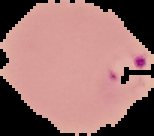
#> input picture cell_images/train/parasitized/C100P61ThinF_IMG_20150918_145938_cell_167.png, 154 x 136 px, found by its file name; its folder holds only this picture in this run
$ jupyter execute --allow-errors Malaria_Detection_Full_Code_FinalSubmission.ipynb
#> lines starting #> are read from the running program, lines starting #| are printed output that depends on the picture
# **Malaria Detection**

# Executive summary
*What are the most important findings from the analysis done in Milestone - Provide the final proposed model specifications*

###Proposed model:
The proposed convolution neural network model takes the blood smear images and accurately classify them into parasitized, or unifected. This solution will make malaria detection efficient, accurate and scalable.

###Model performance:
This model has high accuracy (98% train/validation/test accuracy). Also, the model only misclassified 8 malaria cases, and accurately predicted the rest of the positive cases, driving a recall of 0.99. The model has generalized well to the variances in the training data, since the training and validation accuracies have converged to 98%. Finally, there are 4 convolution layers and 557K parameters to train, which the model was able to learn in 8 epochs.

###Model specifications:
- The proposed model has 4 layers of convolution because with more layers, the model can learn beyond edge detection, such as detecting parts, objects  and scenes, which are important because a parasitized image can have varying degree of information, such as what species of parasite is present, what is the life cycle stage of the infection, and what changes have occurred to RBC’s shape, size and structure.

- LeakyRelu activation function with a negative slope of 0.1 allows some negative info to flow through the model, i.e. it doesn't make the neuron dead (like in ReLU), and so it can learn complex relationships in the data.

- Maxpooling capture the dominant features in the image, such as edges.

- Batch normalization helped the model to learn fast, while drop out of 50% helped in reducing overfitting.

# Problem and Solution Summary
*Summary of the problem - Explain the reason for the proposed solution design - How it would affect the problem/business?*

###Problem summary:
Malaria is a global health concern even today. In 2019, there were 229 M cases and 400K deaths from Malaria. Kids under 5 are particularly more vulnerable and made up 67% of death. Detecting malaria is done by microscopic analysis of the blood smear image, which is a time consuming, tedious and more importantly highly dependent on the skill and expertise of the lab technician analyzing the images on the microscope. However, if we are able to detect malaria early, it will significantly improve the morbidity and mortality rates.

###Solution summary:
My recommendation is to develop a Convolution Neural Network model that will take the blood smear images and accurately classify if it as parasitized (infected by malaria), or unifected (healthy). This will make malaria detection efficient, accurate and scalable.

#Recommendations for implementation
*What are some key recommendations to implement the solutions? - What are the key actionables for stakeholders? What is the expected benefit and/or costs? - What are the key risks and challenges? - What further analysis needs to be done or what other associated problems need to be solved?*

###Implementation -

 Depending on how the model is deployed – either on cell phone or the web, the model will need to be converted to Tensoflow lite for cell phone app, or ONNX for web, followed by building an API and then integrating it in the desired environment

###Risk and challenges -

  - Training a CNN is extremely expensive and requires dedicated computation power in terms of GPUs.

  - Model drift - Malaria parasite is ever evolving and so is the lab practices, which would impact the quality of the blood smear images. So, the model needs to be maintained and updated to avoid model drift. However, getting new data can be very expensive

  - Finally accessibility – If we can get this technology deployed where healthcare professionals are constrained, it will significantly benefit the public at large

###Further analyis -

   - Recommend training the models with much larger dataset that captures diversity in geographic regions, patient demographics, malaria species,there by improving generalization and reducing bias. It will also help in choosing a better model, since the performance metrices of many of the models developed below are very comparable.
   - Also, since CNN models are extremely difficult to interpret, I would recommend that we extract what features are being learned by the neurons, and how they influence the classification. Gaining visibility to these details will enhance trust and adoption of the technology

##<b>Problem Definition</b>
**The context:** Why is this problem important to solve?<br>

**The objectives:** What is the intended goal?<br>

**The key questions:** What are the key questions that need to be answered?<br>

**The problem formulation:** What is it that we are trying to solve using data science?

## <b>Data Description </b>

There are a total of 24,958 train and 2,600 test images (colored) that we have taken from microscopic images. These images are of the following categories:<br>

**Parasitized:** The parasitized cells contain the Plasmodium parasite which causes malaria<br>
**Uninfected:** The uninfected cells are free of the Plasmodium parasites<br>

##<b>Summary</b>
>*Malaria is a global health conern with over 50% of world's population being at risk of infection. Children under 5yrs of age are the most vulnerable as they made up 67% of all malaria death worldwide in 2019. Fortunately, early detection can dramatically improve the positive outcome.*

>*Having said that, traditional diagnosis methods are tedious, time consuming, and more importantly the accuracy is highly dependant on the lab technician's expertise*

>*The key objective of this project is to develop an convoluded neural network (CNN) model that will take the image of a RBC (Red Blood Cell), analyze it, and accurately classify between infected (aka parasitized) and uninfected cells. This will immensely improve early detection of malaria, and could be the key to saving millions of lives.*

>*A series of CNN models were constructed, hyperparameters were optimized, models were trained and tested in order to develop the most accurate model.*

>*These models were trained on 25K images of parasitized and uninfected cells, and tested  on 2.6K images of parasitized and uninfected cells.*

>*Data augmentation (such as RGB to HSV conversion, Gaussian Blurring, etc.) and pre-training were done so that the model learned the right features.*

 >*The CNN models were compared on training, validation and test accuracy, F1, precision and recall scores, and the models with the highest overall score was selected. This model can classify the images into parasitized and uninfected at 99% accuracy.*

###<b> Mount the Drive

[cell 1]
from google.colab import drive
drive.mount('/content/drive')

### <b>Loading libraries</b>

[cell 2]
import numpy as np
import pandas as pd
import matplotlib.pyplot as plt
import os
import zipfile

# For Data Visualization
import cv2
import seaborn as sns

### <b>Let us load the data</b>

**Note:**
- You must download the dataset from the link provided on Olympus and upload the same to your Google Drive. Then unzip the folder.

[cell 3]
# Storing the path of the data file from the Google drive
path = '/content/drive/MyDrive/DSML/CapstoneProject/MalariaDetection/cell_images.zip'

# The data is provided as a zip file so we need to extract the files from the zip file
#> (the rest of this cell did not finish here and is left out)

The extracted folder has different folders for train and test data will contain the different sizes of images for parasitized and uninfected cells within the respective folder name.

The size of all images must be the same and should be converted to 4D arrays so that they can be used as an input for the convolutional neural network. Also, we need to create the labels for both types of images to be able to train and test the model.

Let's do the same for the training data first and then we will use the same code for the test data as well.

[cell 4]
#store the training path in a variable named DATADIR_train, and store the unique categories/labels in a list

DATADIR_train = "/content/cell_images/train"
CATEGORIES = ["parasitized", "uninfected"]
IMG_SIZE = 64

[cell 5]
#extract the training images from the directory into the training data list
training_data = []

#sort all the training images
def create_training_data():
    for category in CATEGORIES:                                                # Looping over each category from the CATEGORIES list
        path = os.path.join(DATADIR_train, category)                           # Joining images with labels
        class_num = category

        for img in os.listdir(path):
            img_array = cv2.imread(os.path.join(path, img))                    # Reading the data
#> img_array is the input picture: shape (136, 154, 3); mean B, G, R 108.8, 111.8, 152.8
            new_array = cv2.resize(img_array, (IMG_SIZE, IMG_SIZE))            # Resizing the images
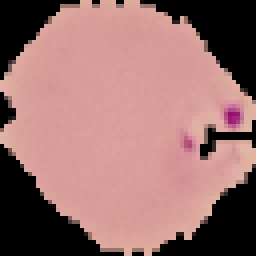
#> new_array: shape (64, 64, 3) (shown 4 times larger); mean B, G, R 109, 112, 153
            training_data.append([new_array, class_num])                       # Appending both the images and labels
#> pass 2 of the loop in create_training_data, `for category in CATEGORIES:`:
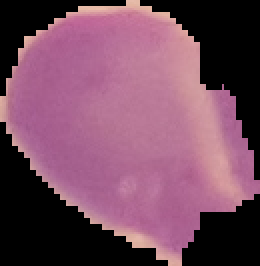
#> input picture cell_images/train/uninfected/C102P63ThinF_IMG_20150918_162051_cell_130.png, 130 x 133 px, found by its file name (shown 2 times larger)
#> in create_training_data, img_array is the input picture: shape (133, 130, 3); mean B, G, R 94.8, 74.1, 117
#> in create_training_data, `new_array = cv2.resize(img_array, (IMG_SIZE, IMG_SIZE))`:
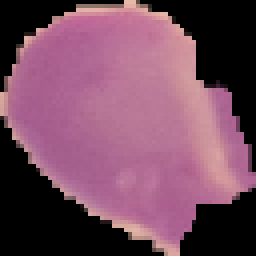
#> new_array: shape (64, 64, 3) (shown 4 times larger); mean B, G, R 94.7, 74.1, 116.9

create_training_data()

[cell 6]
#store the testing path in a variable named DATADIR, and store the unique categories/labels in a list

DATADIR_test = "/content/cell_images/test"

[cell 7]
#extract the testing images from the directory into the testing data list
testing_data = []

#sort all the testing images
def create_testing_data():
    for category in CATEGORIES:                                                # Looping over each category from the CATEGORIES list
        path = os.path.join(DATADIR_test, category)                            # Joining images with labels
        class_num = category

        for img in os.listdir(path):
            img_array = cv2.imread(os.path.join(path, img))                    # Reading the data
            new_array = cv2.resize(img_array, (IMG_SIZE, IMG_SIZE))            # Resizing the images
            testing_data.append([new_array, class_num])                        # Appending both the images and labels
#> pass 2 of the loop in create_testing_data, `for category in CATEGORIES:`:

create_testing_data()

###<b> Check the shape of train and test images

[cell 8]
#declare train and test data and labels list
X_train = []
y_train = []
X_test = []
y_test = []

[cell 9]
#shuffle the train and test datasets
np.random.shuffle(training_data)
np.random.shuffle(testing_data)

[cell 10]
#assign images to X, and labels to y
for image, label in training_data:
  X_train.append(image)
  y_train.append(label)
#> this loop made 2 passes
#> label on passes 1 to 2: 'uninfected', 'parasitized'
#> after the loop, X_train = 2 items; y_train = ['uninfected', 'parasitized']

for image, label in testing_data:
  X_test.append(image)
  y_test.append(label)
#> this loop made 2 passes
#> after the loop, X_test = 2 items; y_test = ['parasitized', 'uninfected']

[cell 11]
#convert images from list to array
X_train = np.array(X_train)
X_test = np.array(X_test)

[cell 12]
#shape of images
print("Shape of train images: ", X_train.shape)
#| Shape of train images:  (2, 64, 64, 3)
print("Shape of test images: ", X_test.shape)
#| Shape of test images:  (2, 64, 64, 3)

###<b> Check the shape of train and test labels

[cell 13]
#convert labels from list to data frame
y_train = pd.DataFrame(y_train, columns = ["Label"], dtype = object)
#> y_train = table of 2 rows and 1 columns
y_test = pd.DataFrame(y_test, columns = ["Label"], dtype = object)
#> y_test = table of 2 rows and 1 columns

[cell 14]
#shape of labels
print("Shape of train labels: ", y_train.shape)
#| Shape of train labels:  (2, 1)
print("Shape of test labels: ", y_test.shape)
#| Shape of test labels:  (2, 1)

####<b> Observations and insights: _____

*The training data has 24,958 images, and labels. The test data has 2,600 images and labels.*

### <b>Check the minimum and maximum range of pixel values for train and test images

[cell 15]
#print range of image pixels for train and test datasets
print("Training images min and max pixel ranges: ", X_train.min(), X_train.max())
#| Training images min and max pixel ranges:  0 230
print("Testing images min and max pixel ranges: ", X_test.min(), X_test.max())
#| Testing images min and max pixel ranges:  0 230

####<b> Observations and insights: _____

*Both training and test images range between 0 and 255 pixels*

###<b> Count the number of values in both uninfected and parasitized

[cell 16]
#count of parasitized and uninfected images in train dataset
y_train.Label.value_counts()

[cell 17]
#count of parasitized and uninfected images in test dataset
y_test.Label.value_counts()

###<b>Normalize the images

[cell 18]
#normalize train data
X_train_normalized = X_train/255.0

[cell 19]
#normalize test data
X_test_normalized = X_test/255.0

[cell 20]
X_train_normalized.min(), X_train_normalized.max(), X_test_normalized.min(), X_test_normalized.max()
#> Out = (0, 0.902, 0, 0.902)

####<b> Observations and insights: _____

*Both train and test images have been normalized to range between 0 and 1*

###<b> Plot to check if the data is balanced

[cell 21]
#bar plot to show count of parasitized and uninfected images in train and test data
plt.figure(figsize = (10,4))
plt.subplot(1, 2, 1)
ax1 = sns.countplot(data = y_train, x = "Label")
ax1.set(xlabel ='Training Data')
plt.subplot(1,2,2)
ax2 = sns.countplot(data = y_test, x = "Label")
ax2.set(xlabel ='Test Data')
plt.show()
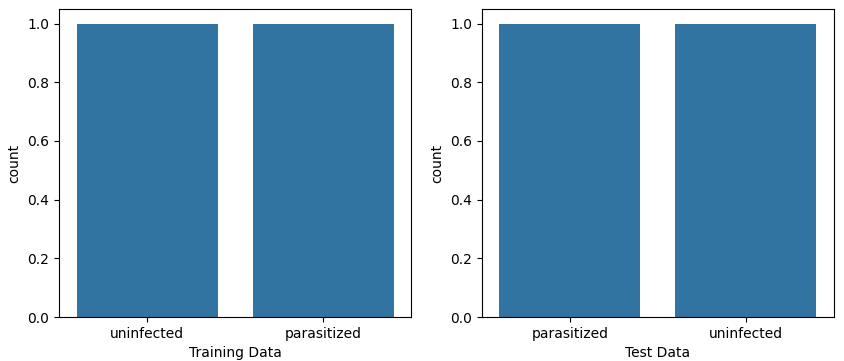
#> figure drawn by matplotlib, 2 panels

####<b> Observations and insights: _____

*Both train and validation datasets are balanced with ~50% of the data in each category*

### <b>Data Exploration</b>
Let's visualize the images from the train data

[cell 22]
#plot 12 randomly selected train data
plt.figure(1, figsize = (10 , 10))
for n in range(1, 13):
    plt.subplot(4, 3, n)
    index = int(np.random.randint(0, X_train.shape[0], 1))
    plt.title("{}".format(np.array(y_train)[index][0]))
    plt.imshow(X_train_normalized[index])
    plt.axis('off')
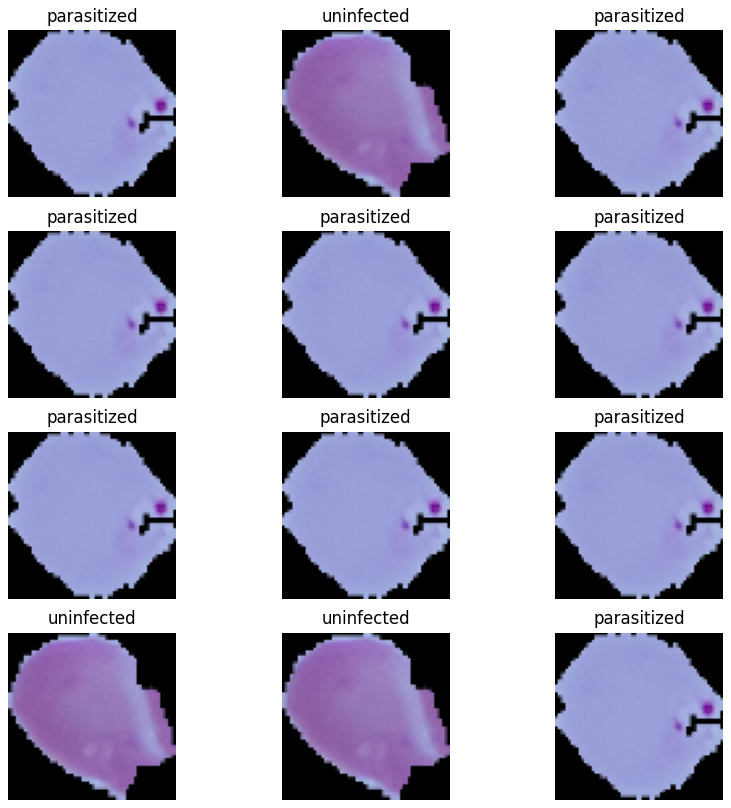
#> figure drawn by matplotlib, 12 panels

####<b> Observations and insights: _____

*Parasitized cells have varying degree of pink/purple patches indicating the presence of Plasmodium parasite. These patches are not visible in the uninfected cells, indicating the absence of Plasmodium parasite*

###<b> Visualize the images with subplot(6, 6) and figsize = (12, 12)

[cell 23]
#plot 36 randomly selected images in 6x6 grid
plt.figure(1, figsize = (12 , 12))
for n in range(1, 37):
    plt.subplot(6, 6, n)
    index = int(np.random.randint(0, X_train.shape[0], 1))
    plt.title("{}".format(np.array(y_train)[index][0]))
    plt.imshow(X_train_normalized[index])
    plt.axis('off')
#> this loop made 36 passes
#> index on passes 1 to 12: 0, 0, 0, 0, 0, 1, 0, 1, 1, 0, 0, 1
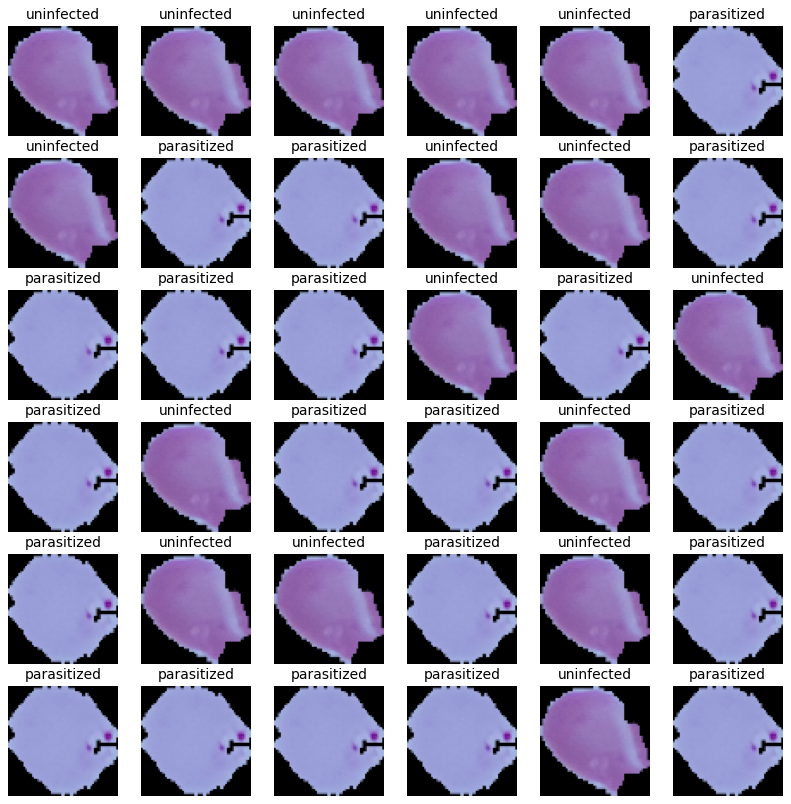
#> figure drawn by matplotlib, 36 panels

####<b>Observations and insights:

*Parasitized cells have varying degree of pink/purple patches indicating the presence of Plasmodium parasite. These patches are not visible in the uninfected cells, indicating the absence of Plasmodium parasite*

###<b> Plotting the mean images for parasitized and uninfected

[cell 24]
#calculate mean of parasitized images array in train dataset
parasitized_mean = np.mean(X_train_normalized[y_train['Label'] == 'parasitized'], axis = 0)

[cell 25]
#calculate mean of uninfected images array in train dataset
uninfected_mean = np.mean(X_train_normalized[y_train['Label'] == 'uninfected'], axis = 0)
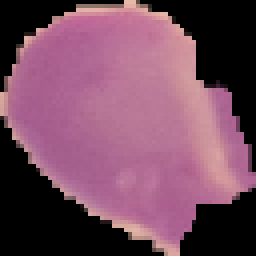
#> uninfected_mean: shape (64, 64, 3) float64 (shown 4 times larger); mean of channels 0, 1, 2 0.371, 0.291, 0.459; drawn as B, G, R

<b> Mean image for parasitized

[cell 26]
#plot mean parasitized image in train dataset
plt.figure(figsize = (4 , 4))
plt.imshow(parasitized_mean)
plt.title("Avg parasitized image")
plt.axis("off")
#> Out = (-0.5, 63.5, 63.5, -0.5)

<b> Mean image for uninfected

[cell 27]
#plot mean uninfected image in train dataset
plt.figure(1, figsize = (4 , 4))
plt.imshow(uninfected_mean)
plt.title("Avg uninfected image")
plt.axis("off")
#> Out = (-0.5, 63.5, 63.5, -0.5)

####<b> Observations and insights: _____

*An average parasitized cell and an average uninfected cell look very similar to the naked eye*

### <b>Converting RGB to HSV of Images using OpenCV

###<b> Converting the train data

[cell 28]
X_train_HSV=[]   # to hold the HSV image array
for i in range(X_train.shape[0]):
  hsv = cv2.cvtColor(X_train[i], cv2.COLOR_BGR2HSV)   # convert RGB to HSV
  hsv_normalized = cv2.normalize(hsv.astype('float'), None, 0, 1, cv2.NORM_MINMAX)  #normalized HSV between 0 and 1
  X_train_HSV.append(hsv_normalized)
#> after the loop, X_train_HSV = 2 items

X_train_HSV = np.array(X_train_HSV)

[cell 29]
img_cnt_train = np.random.randint(1, X_train.shape[0], 3)
#> img_cnt_train = [1, 1, 1]
print(img_cnt_train)
#| [1 1 1]
fig, ax = plt.subplots(1, 3, figsize = (6, 6))

for t, i in zip(range(10), img_cnt_train):
  ax[t].set_title(np.array(y_train)[i][0])
  ax[t].imshow(X_train_HSV[i])
  ax[t].set_axis_off()
  fig.tight_layout()
#> this loop made 3 passes

###<b> Converting the test data

[cell 30]
X_test_HSV=[]   # to hold the HSV image array
for i in range(X_test.shape[0]):
  hsv = cv2.cvtColor(X_test[i], cv2.COLOR_BGR2HSV)   # convert RGB to HSV
  hsv_normalized = cv2.normalize(hsv.astype('float'), None, 0, 1, cv2.NORM_MINMAX) #normalized HSV between 0 and 1
  X_test_HSV.append(hsv_normalized)
#> after the loop, X_test_HSV = 2 items

X_test_HSV = np.array(X_test_HSV)

[cell 31]
img_cnt_test = np.random.randint(1, X_test.shape[0], 3)
#> img_cnt_test = [1, 1, 1]
print(img_cnt_test)
#| [1 1 1]

fig, ax = plt.subplots(1, 3, figsize = (6,6))

for t, i in zip(range(10), img_cnt_test):
  ax[t].set_title(np.array(y_test)[i][0])
  ax[t].imshow(X_test_HSV[i])
  ax[t].set_axis_off()
  fig.tight_layout()

####<b>Observations and insights: _____

*RGB colored images have been convereted to HSV colored images. In this case, the task can involve recognizing prasitized cells based on color, the HSV color space can provide a more intuitive representation of color information.*

###<b> Processing Images using Gaussian Blurring

###<b> Gaussian Blurring on train data

[cell 32]
X_train_GB=[]   # to hold the Gaussian Blur image array
for i in range(X_train.shape[0]):
  a = cv2.GaussianBlur(X_train_normalized[i], (5, 5), 0)   # convert RGB to GB
  X_train_GB.append(a)
#> this loop made 2 passes
#> pass 1, `a = cv2.GaussianBlur(X_train_normalized[i], (5, 5), 0)`:
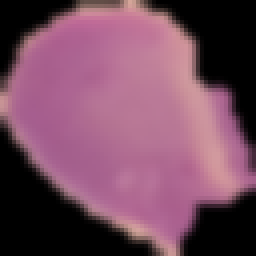
#> a: shape (64, 64, 3) float64 (shown 4 times larger); mean of channels 0, 1, 2 0.372, 0.292, 0.46; drawn as B, G, R
#> pass 2, `a = cv2.GaussianBlur(X_train_normalized[i], (5, 5), 0)`:
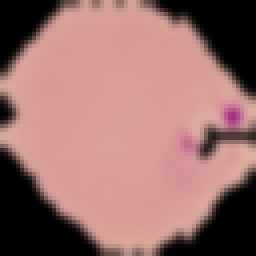
#> a: shape (64, 64, 3) float64 (shown 4 times larger); mean of channels 0, 1, 2 0.429, 0.441, 0.602; drawn as B, G, R
#> after the loop, X_train_GB = 2 items

X_train_GB = np.array(X_train_GB)

[cell 33]
fig, ax = plt.subplots(1, 3, figsize = (6,6))

for t, i in zip(range(10), img_cnt_train):
  ax[t].set_title(np.array(y_train)[i][0])
  ax[t].imshow(X_train_GB[i])
  ax[t].set_axis_off()
  fig.tight_layout()

[cell 34]
#Convert HSV to GB
X_train_GB2=[]   # to hold the Gaussian Blur image array
for i in range(X_train.shape[0]):
  a = cv2.GaussianBlur(X_train_HSV[i], (5, 5), 0)   # convert HSV to GB
  X_train_GB2.append(a)
#> this loop made 2 passes
#> pass 1, `a = cv2.GaussianBlur(X_train_HSV[i], (5, 5), 0)`:
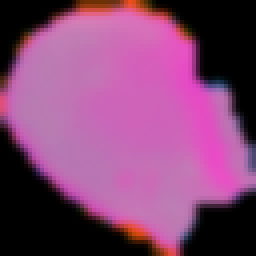
#> a: shape (64, 64, 3) float64 (shown 4 times larger); mean of channels 0, 1, 2 0.449, 0.269, 0.512; drawn as B, G, R
#> pass 2, `a = cv2.GaussianBlur(X_train_HSV[i], (5, 5), 0)`:
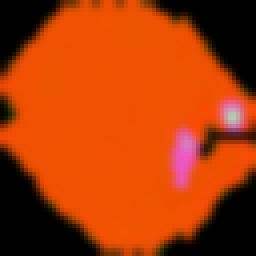
#> a: shape (64, 64, 3) float64 (shown 4 times larger); mean of channels 0, 1, 2 0.0284, 0.234, 0.668; drawn as B, G, R
#> after the loop, X_train_GB2 = 2 items

X_train_GB2 = np.array(X_train_GB2)

[cell 35]
fig, ax = plt.subplots(1, 3, figsize = (6,6))

for t, i in zip(range(10), img_cnt_train):
  ax[t].set_title(np.array(y_train)[i][0])
  ax[t].imshow(X_train_GB2[i])
  ax[t].set_axis_off()
  fig.tight_layout()

###<b> Gaussian Blurring on test data

[cell 36]
X_test_GB=[]   # to hold the Gaussian Blur image array
for i in range(X_test.shape[0]):
  a = cv2.GaussianBlur(X_test_normalized[i], (5, 5), 0)   # convert RGB to GB
  X_test_GB.append(a)
#> after the loop, X_test_GB = 2 items

X_test_GB = np.array(X_test_GB)

[cell 37]
fig, ax = plt.subplots(1, 3, figsize = (6,6))

for t, i in zip(range(10), img_cnt_test):
  ax[t].set_title(np.array(y_test)[i][0])
  ax[t].imshow(X_test_GB[i])
  ax[t].set_axis_off()
  fig.tight_layout()
